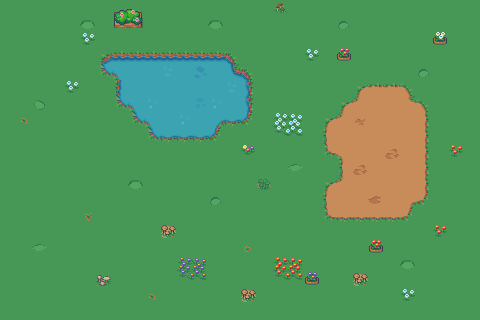

This game map was drawn from its Tiled (.tmx) file and the tilesets committed beside it. A one-line description and the full map source follow:
An orthogonal 30x20 tile map with 16x16 px tiles, 3 tile layers (water, 1 tiles, 2 decor) and 9 objects (5x tree, 3x rock, player).

<map version="1.10" tiledversion="1.10.2" orientation="orthogonal" renderorder="right-down" width="30" height="20" tilewidth="16" tileheight="16" infinite="0" nextlayerid="5" nextobjectid="28">
 <tileset firstgid="1" source="tiles.tsx" />
 <layer id="4" name="water" width="30" height="20">
  <data encoding="csv">
0,0,0,0,0,0,0,0,0,0,0,0,0,0,0,0,0,0,0,0,0,0,0,0,0,0,0,0,0,0,
0,0,0,0,0,0,0,0,0,0,0,0,0,0,0,0,0,0,0,0,0,0,0,0,0,0,0,0,0,0,
0,0,0,0,0,0,0,0,0,0,0,0,0,0,0,0,0,0,0,0,0,0,0,0,0,0,0,0,0,0,
0,0,0,0,0,0,0,0,0,0,0,0,0,0,0,0,0,0,0,0,0,0,0,0,0,0,0,0,0,0,
0,0,0,0,0,0,0,0,172,172,252,172,249,172,0,0,0,0,0,0,0,0,0,0,0,0,0,0,0,0,
0,0,0,0,0,0,0,0,172,172,172,172,172,172,252,0,0,0,0,0,0,0,0,0,0,0,0,0,0,0,
0,0,0,0,0,0,0,0,0,251,172,172,250,251,172,0,0,0,0,0,0,0,0,0,0,0,0,0,0,0,
0,0,0,0,0,0,0,0,0,0,172,251,172,0,0,0,0,0,0,0,0,0,0,0,0,0,0,0,0,0,
0,0,0,0,0,0,0,0,0,0,0,0,0,0,0,0,0,0,0,0,0,0,0,0,0,0,0,0,0,0,
0,0,0,0,0,0,0,0,0,0,0,0,0,0,0,0,0,0,0,0,0,0,0,0,0,0,0,0,0,0,
0,0,0,0,0,0,0,0,0,0,0,0,0,0,0,0,0,0,0,0,0,0,0,0,0,0,0,0,0,0,
0,0,0,0,0,0,0,0,0,0,0,0,0,0,0,0,0,0,0,0,0,0,0,0,0,0,0,0,0,0,
0,0,0,0,0,0,0,0,0,0,0,0,0,0,0,0,0,0,0,0,0,0,0,0,0,0,0,0,0,0,
0,0,0,0,0,0,0,0,0,0,0,0,0,0,0,0,0,0,0,0,0,0,0,0,0,0,0,0,0,0,
0,0,0,0,0,0,0,0,0,0,0,0,0,0,0,0,0,0,0,0,0,0,0,0,0,0,0,0,0,0,
0,0,0,0,0,0,0,0,0,0,0,0,0,0,0,0,0,0,0,0,0,0,0,0,0,0,0,0,0,0,
0,0,0,0,0,0,0,0,0,0,0,0,0,0,0,0,0,0,0,0,0,0,0,0,0,0,0,0,0,0,
0,0,0,0,0,0,0,0,0,0,0,0,0,0,0,0,0,0,0,0,0,0,0,0,0,0,0,0,0,0,
0,0,0,0,0,0,0,0,0,0,0,0,0,0,0,0,0,0,0,0,0,0,0,0,0,0,0,0,0,0,
0,0,0,0,0,0,0,0,0,0,0,0,0,0,0,0,0,0,0,0,0,0,0,0,0,0,0,0,0,0
</data>
 </layer>
 <layer id="1" name="1 tiles" width="30" height="20">
  <data encoding="csv">
1,1,1,1,1,1,1,1,1,1,1,1,1,1,1,1,1,1,1,1,1,1,1,1,1,1,1,1,1,1,
1,1,1,1,1,1,1,1,1,1,1,1,1,1,1,1,1,1,1,1,1,1,1,1,1,1,1,1,1,1,
1,1,1,1,1,1,1,1,1,1,1,1,1,1,1,1,1,1,1,1,1,1,1,1,1,1,1,1,1,1,
1,1,1,1,1,1,9,10,10,10,10,10,10,10,11,1,1,1,1,1,1,1,1,1,1,1,1,1,1,1,
1,1,1,1,1,1,169,13,0,0,0,0,0,0,92,11,1,1,1,1,1,1,1,1,1,1,1,1,1,1,
1,1,1,1,1,1,1,89,0,0,0,0,0,0,0,91,1,1,1,1,1,1,2,3,3,4,1,1,1,1,
1,1,1,1,1,1,1,169,13,0,0,0,0,0,0,91,1,1,1,1,1,2,86,83,83,85,4,1,1,1,
1,1,1,1,1,1,1,1,169,13,0,0,0,12,170,171,1,1,1,1,2,86,166,83,83,83,84,1,1,1,
1,1,1,1,1,1,1,1,1,169,170,170,170,171,1,1,1,1,1,1,82,83,83,83,83,83,84,1,1,1,
1,1,1,1,1,1,1,1,1,1,1,1,1,1,1,1,1,1,1,1,162,6,83,83,245,83,84,1,1,1,
1,1,1,1,1,1,1,1,1,1,1,1,1,1,1,1,1,1,1,1,1,82,245,83,83,83,84,1,1,1,
1,1,1,1,1,1,1,1,1,1,1,1,1,1,1,1,1,1,1,1,2,86,83,83,83,83,84,1,1,1,
1,1,1,1,1,1,1,1,1,1,1,1,1,1,1,1,1,1,1,1,82,83,83,246,83,5,164,1,1,1,
1,1,1,1,1,1,1,1,1,1,1,1,1,1,1,1,1,1,1,1,162,163,163,163,163,164,1,1,1,1,
1,1,1,1,1,1,1,1,1,1,1,1,1,1,1,1,1,1,1,1,1,1,1,1,1,1,1,1,1,1,
1,1,1,1,1,1,1,1,1,1,1,1,1,1,1,1,1,1,1,1,1,1,1,1,1,1,1,1,1,1,
1,1,1,1,1,1,1,1,1,1,1,1,1,1,1,1,1,1,1,1,1,1,1,1,1,1,1,1,1,1,
1,1,1,1,1,1,1,1,1,1,1,1,1,1,1,1,1,1,1,1,1,1,1,1,1,1,1,1,1,1,
1,1,1,1,1,1,1,1,1,1,1,1,1,1,1,1,1,1,1,1,1,1,1,1,1,1,1,1,1,1,
1,1,1,1,1,1,1,1,1,1,1,1,1,1,1,1,1,1,1,1,1,1,1,1,1,1,1,1,1,1
</data>
 </layer>
 <layer id="2" name="2 decor" width="30" height="20">
  <data encoding="csv">
0,0,0,0,0,0,0,212,213,0,0,0,0,0,0,0,0,114,0,0,0,0,0,0,0,0,0,0,0,0,
0,0,0,0,0,267,0,292,293,0,0,0,0,267,0,0,0,0,0,0,0,265,0,0,0,0,0,0,0,0,
0,0,0,0,0,123,0,0,0,0,0,0,0,0,0,0,0,0,0,0,0,0,0,0,0,0,0,214,0,0,
0,0,0,0,0,0,0,0,0,0,0,0,0,0,0,0,0,0,0,123,0,215,0,0,0,0,0,0,0,0,
0,0,0,0,0,0,0,0,0,0,0,0,0,0,0,0,0,0,0,0,0,0,0,0,0,0,265,0,0,0,
0,0,0,0,123,0,0,0,0,0,0,0,0,0,0,0,0,0,0,0,0,0,0,0,0,0,0,0,0,0,
0,0,268,0,0,0,0,0,0,0,0,0,0,0,0,0,0,0,0,0,0,0,0,0,0,0,0,0,0,0,
0,117,0,0,0,0,0,0,0,0,0,0,0,0,0,0,0,44,45,0,0,0,0,0,0,0,0,0,0,0,
0,0,0,0,0,0,0,0,0,0,0,0,0,0,0,0,0,124,125,0,0,0,0,0,0,0,0,0,0,0,
0,0,0,0,0,0,0,0,0,0,0,0,0,0,0,203,0,0,0,0,0,0,0,0,0,0,0,0,43,0,
0,0,0,0,0,0,0,0,0,0,0,0,0,0,0,0,0,0,266,0,0,0,0,0,0,0,0,0,0,0,
0,0,0,0,0,0,0,0,267,0,0,0,0,0,0,0,193,0,0,0,0,0,0,0,0,0,0,0,0,0,
0,0,0,0,0,0,0,0,0,0,0,0,0,265,0,0,0,0,0,0,0,0,0,0,0,0,0,0,0,0,
0,0,0,0,0,120,0,0,0,0,0,0,0,0,0,0,0,0,0,0,0,0,0,0,0,0,0,0,0,0,
0,0,0,0,0,0,0,0,0,0,32,0,0,0,0,0,0,0,0,0,0,0,0,0,0,0,0,43,0,0,
0,0,266,0,0,0,0,0,0,0,0,0,0,0,0,119,0,0,0,0,0,0,0,135,0,0,0,0,0,0,
0,0,0,0,0,0,0,0,0,0,0,206,207,0,0,0,0,48,49,0,0,0,0,0,0,267,0,0,0,0,
0,0,0,0,0,0,34,0,0,0,0,286,287,0,0,0,0,128,129,295,0,0,32,0,0,0,0,0,0,0,
0,0,0,0,0,0,0,0,0,117,0,0,0,0,0,32,0,0,0,0,0,0,0,0,0,123,0,0,0,0,
0,0,0,0,0,0,0,0,0,0,0,0,0,0,0,0,0,0,0,0,0,0,0,0,0,0,0,0,0,0
</data>
 </layer>
 <objectgroup id="3" name="objects">
  <object id="14" name="tree" x="80" y="64" />
  <object id="20" name="tree" x="80" y="160" />
  <object id="21" name="rock" x="16" y="80" />
  <object id="22" name="tree" x="128" y="208" />
  <object id="23" name="rock" x="256" y="208" />
  <object id="24" name="tree" x="192" y="224" />
  <object id="25" name="tree" x="32" y="224" />
  <object id="26" name="player" x="144" y="176" />
  <object id="27" name="rock" x="181" y="169" />
 </objectgroup>
</map>